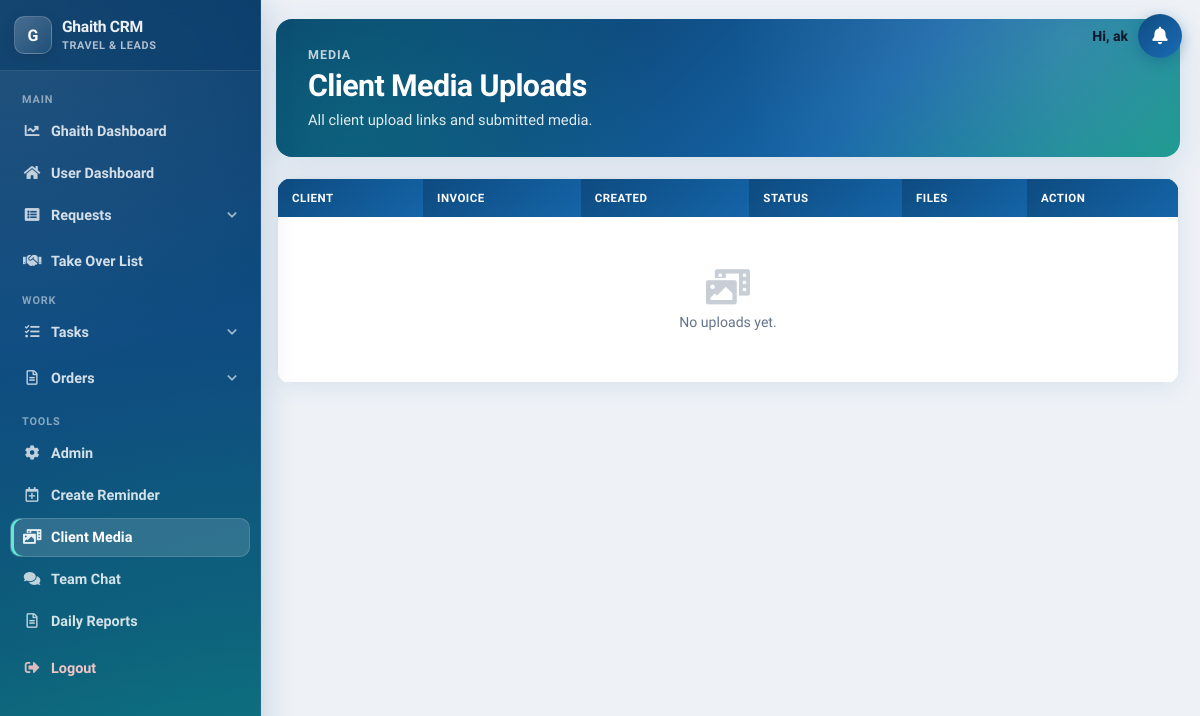
The page /tasks/client-media/ (signed in) on the database as committed earlier.
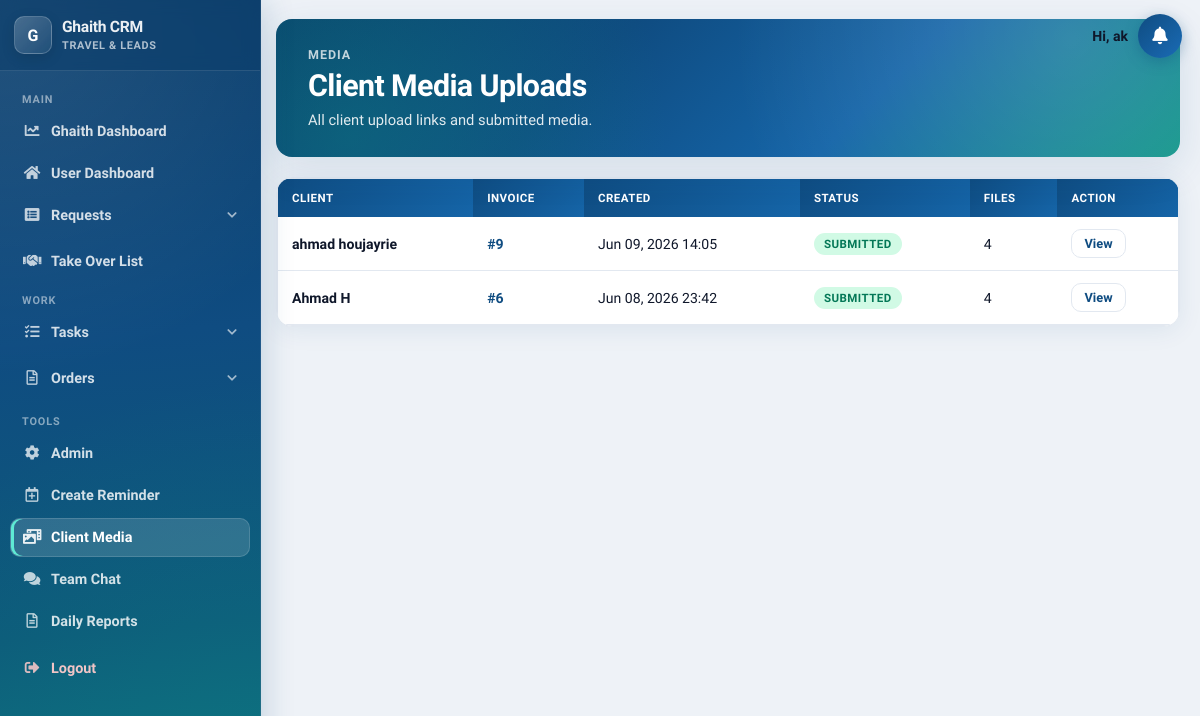
The same page on the database as committed later.
### tasks/models.py (models this page shows, shortened)
class ClientMediaUploadLink(models.Model):
    token = models.UUIDField(default=uuid.uuid4, unique=True, editable=False)
    leadtask = models.ForeignKey(LeadTask, on_delete=models.CASCADE, related_name='media_upload_links')
    client_name = models.CharField(max_length=200)
    created_by = models.ForeignKey(User, on_delete=models.SET_NULL, null=True, blank=True)
    created_at = models.DateTimeField(auto_now_add=True)
    submitted_at = models.DateTimeField(null=True, blank=True)
    is_active = models.BooleanField(default=True)
    class Meta:
        ordering = ['-created_at']
    @property
    def is_submitted(self):
        return self.submitted_at is not None

class LeadTask(models.Model):
    PAYMENT_CH = [
        ('installment', 'Installment'),
        ('full', 'Full'),
    ]
    STATUS_CHOICES = [
        ('onhold', 'On Hold'),
        ('progress', 'In Progress'),
        ('done', 'Done'),
        ('cancelled', 'Cancelled'),
    ]
    lead = models.ForeignKey('display.Lead', on_delete=models.CASCADE)
    assigned_to = models.ForeignKey(User, on_delete=models.CASCADE)
    payment = models.CharField(max_length=100, choices=PAYMENT_CH, blank=True)
    status = models.CharField(max_length=100, choices=STATUS_CHOICES)
    notes = models.TextField(blank=True, null=True)
    travel_date = models.DateTimeField(null=True, blank=True)
    return_date = models.DateTimeField(null=True, blank=True)
    date_of_birth = models.DateField(null=True, blank=True)
    passport_expiry_date = models.DateField(null=True, blank=True)

### tasks/views.py (the view)
# urls.py: path('client-media/', views.client_media_uploads_list, name='client_media_uploads_list'),
@login_required(login_url="/login/")
def client_media_uploads_list(request):
    links = ClientMediaUploadLink.objects.select_related(
        'leadtask', 'leadtask__lead', 'created_by'
    ).prefetch_related('files')
    return render(request, 'client_media_uploads_list.html', {'links': links})

### tasks/templates/client_media_uploads_list.html (shortened to what this page needs)
<!DOCTYPE html>
<html lang="en">
<head>
</head>
<body>
{% include 'navbar.html' %}
<div class="req-wrap">
    <header class="req-hero">
        <div class="req-hero__bg"></div>
        <div class="req-hero__content">
            <div class="req-hero__eyebrow">Media</div>
            <h1 class="req-hero__title">Client Media Uploads</h1>
            <p class="req-hero__sub">All client upload links and submitted media.</p>
        </div>
    </header>
    <div class="req-card">
        <div class="req-table-wrap">
            <table class="req-table data-table">
                <thead>
                    <tr><th>Client</th><th>Invoice</th><th>Created</th><th>Status</th><th>Files</th><th>Action</th></tr>
                </thead>
                <tbody>
                    {% for link in links %}
                    <tr>
                        <td data-label="Client"><strong>{{ link.client_name }}</strong></td>
                        <td data-label="Invoice"><a href="{% url 'edit_lead_tasks' link.leadtask.pk %}" class="req-link">#{{ link.leadtask.pk }}</a></td>
                        <td data-label="Created">{{ link.created_at|date:"M d, Y H:i" }}</td>
                        <td data-label="Status">
                            {% if link.is_submitted %}<span class="req-pill req-pill--submitted">Submitted</span>
                            {% else %}<span class="req-pill req-pill--open">Open</span>{% endif %}
                        </td>
                        <td data-label="Files">{{ link.files.count }}</td>
                        <td data-label="Action"><a href="{% url 'client_media_upload_detail' link.token %}" class="req-btn req-btn--outline req-btn--sm">View</a></td>
                    </tr>
                    {% empty %}
                    <tr><td colspan="6"><div class="req-empty"><i class="fas fa-photo-video"></i>No uploads yet.</div></td></tr>
                    {% endfor %}
                </tbody>
            </table>
        </div>
    </div>
</div>
</body>
</html>

Rows that differ between the two databases and show on the page:
added ClientMediaUploadLink: client_name "ahmad houjayrie", leadtask.pk "9", created_at "Jun 09, 2026 14:05", shows "SUBMITTED", files.count "4"
added ClientMediaUploadLink: client_name "Ahmad H", leadtask.pk "6", created_at "Jun 08, 2026 23:42", shows "SUBMITTED", files.count "4"
Other text that changed with them:
text no longer shown: "No uploads yet."
